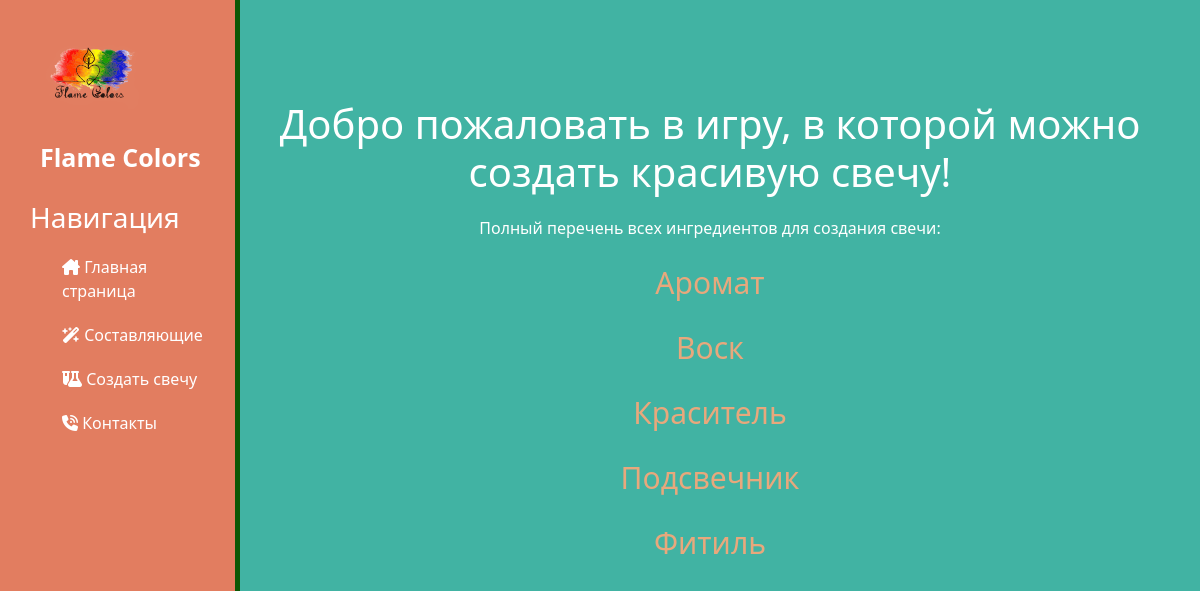
Page /sostavlyushie on the committed database.
### Svecha/models.py (models this page shows, shortened)
class Ingredients(models.Model):
    name = models.CharField(max_length=150, db_index=True, verbose_name='Ингредиент')
    slug = models.SlugField(max_length=150, unique=True)
    class Meta:
        ordering = ('name',)
        verbose_name = 'Ингредиент'
        verbose_name_plural = 'Ингредиенты'

### Svecha/views.py (the view)
# urls.py: path('sostavlyushie', views.product_list, name='product_list'),
def product_list(request, category_slug=None):
    category = None
    ingredients = Ingredients.objects.all()
    products = Product.objects.all()
    if category_slug:
        category = get_object_or_404(Ingredients, slug=category_slug)
        products = products.filter(ingredients=category)
    context = {'category': category, 'ingredients': ingredients, 'products': products}
    return render(request, 'ingredients/list.html', context,)

### Svecha/templates/ingredients/list.html (shortened to what this page needs)
{% extends "base_generic.html" %}
{% block content %}
<div class="features">
    <h1>   Добро пожаловать в игру, в которой можно создать красивую свечу!</h1>
    <p>  Полный перечень всех ингредиентов для создания свечи:</p>
        {% for ingredient in ingredients %}
        <a href="{% url 'Svecha:Ingredient_list' ingredient.slug %}"> <li>{{ ingredient.name }} </li></a>
        {% endfor %}
</div>
{% endblock %}

### Svecha/static/css/styles.css (style rules this page uses)
body { background : #41B3A3; }
a { text-decoration: none; }
main .features { float: left; color: #fff; margin-top: 100px; margin-left: 20px; text-align: center; width: 75%; }
main .features h1 { font-size: 40px; }
main .features p { max-width: 600px; margin: 20px auto; }
main .features li { color: #E8A87C; display: block; margin-top: 20px; transition: transform .6s ease; text-decoration: none; font-size: 30px; }

### rows in the picture
Ingredients: name "Аромат"
Ingredients: name "Воск"
Ingredients: name "Краситель"
Ingredients: name "Подсвечник"
Ingredients: name "Фитиль"
